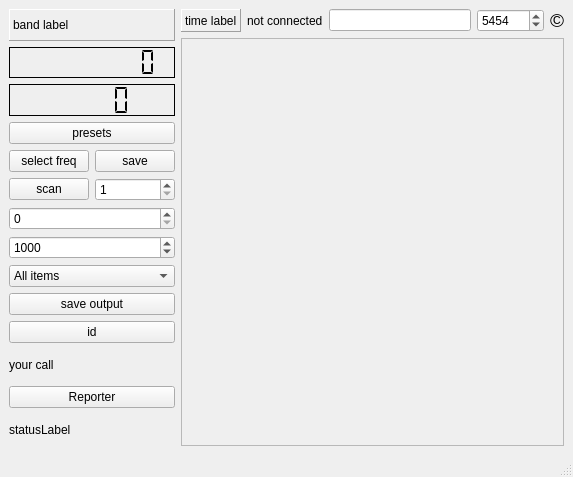
<?xml version="1.0" encoding="UTF-8"?>
<ui version="4.0">
 <class>MainWindow</class>
 <widget class="QMainWindow" name="MainWindow">
  <property name="geometry">
   <rect>
    <x>0</x>
    <y>0</y>
    <width>573</width>
    <height>477</height>
   </rect>
  </property>
  <property name="windowTitle">
   <string>ft8-window</string>
  </property>
  <widget class="QWidget" name="centralwidget">
   <layout class="QHBoxLayout" name="horizontalLayout_4">
    <item>
     <layout class="QVBoxLayout" name="verticalLayout">
      <item>
       <widget class="QLabel" name="bandLabel">
        <property name="toolTip">
         <string>&lt;html&gt;&lt;head/&gt;&lt;body&gt;&lt;p&gt;The frequency band for the selected frequency is displayed here&lt;/p&gt;&lt;/body&gt;&lt;/html&gt;</string>
        </property>
        <property name="frameShape">
         <enum>QFrame::Shape::Panel</enum>
        </property>
        <property name="frameShadow">
         <enum>QFrame::Shadow::Raised</enum>
        </property>
        <property name="text">
         <string>band label</string>
        </property>
       </widget>
      </item>
      <item>
       <widget class="QLCDNumber" name="frequencyDisplay">
        <property name="toolTip">
         <string>&lt;html&gt;&lt;head/&gt;&lt;body&gt;&lt;p&gt;The currently selected centerfrequency is displayed here.&lt;/p&gt;&lt;/body&gt;&lt;/html&gt;</string>
        </property>
        <property name="frameShape">
         <enum>QFrame::Shape::Panel</enum>
        </property>
        <property name="frameShadow">
         <enum>QFrame::Shadow::Plain</enum>
        </property>
        <property name="digitCount">
         <number>9</number>
        </property>
        <property name="segmentStyle">
         <enum>QLCDNumber::SegmentStyle::Flat</enum>
        </property>
       </widget>
      </item>
      <item>
       <widget class="QLCDNumber" name="snrDisplay">
        <property name="frameShape">
         <enum>QFrame::Shape::Panel</enum>
        </property>
        <property name="frameShadow">
         <enum>QFrame::Shadow::Plain</enum>
        </property>
        <property name="segmentStyle">
         <enum>QLCDNumber::SegmentStyle::Flat</enum>
        </property>
       </widget>
      </item>
      <item>
       <widget class="QPushButton" name="presetButton">
        <property name="toolTip">
         <string>&lt;html&gt;&lt;head/&gt;&lt;body&gt;&lt;p&gt;Presets. Since FT8 is (usually) transmitted on predefined frequencies, ft8-module supports presets. Adding a frequency to the list of presets is with the &amp;quot;frequency save&amp;quot; button, removing a frequency from the list is by &amp;quot;double clicking&amp;quot; on that frequency in the list.&lt;/p&gt;&lt;p&gt;Preset frequencies in the list are in KHz.&lt;/p&gt;&lt;p&gt;Presets are - obviously- maintained between program invocations.&lt;/p&gt;&lt;p&gt;&lt;br/&gt;&lt;/p&gt;&lt;/body&gt;&lt;/html&gt;</string>
        </property>
        <property name="text">
         <string>presets</string>
        </property>
       </widget>
      </item>
      <item>
       <layout class="QHBoxLayout" name="horizontalLayout">
        <item>
         <widget class="QPushButton" name="freqButton">
          <property name="toolTip">
           <string>&lt;html&gt;&lt;head/&gt;&lt;body&gt;&lt;p&gt;Touching this button will cause a widget to appear with a keypad on which a frequency - in kHz or mHz - can be specified. Use the kHz or mHz button on this pad to acknowledge the choice.&lt;/p&gt;&lt;/body&gt;&lt;/html&gt;</string>
          </property>
          <property name="text">
           <string>select freq</string>
          </property>
         </widget>
        </item>
        <item>
         <widget class="QPushButton" name="freqSave">
          <property name="toolTip">
           <string>&lt;html&gt;&lt;head/&gt;&lt;body&gt;&lt;p&gt;Touching this button adds the currently selected centerfrequency to the presets.&lt;/p&gt;&lt;/body&gt;&lt;/html&gt;</string>
          </property>
          <property name="text">
           <string>save</string>
          </property>
         </widget>
        </item>
       </layout>
      </item>
      <item>
       <layout class="QHBoxLayout" name="horizontalLayout_3">
        <item>
         <widget class="QPushButton" name="scanButton">
          <property name="text">
           <string>scan</string>
          </property>
         </widget>
        </item>
        <item>
         <widget class="QSpinBox" name="periodSelector">
          <property name="minimum">
           <number>1</number>
          </property>
          <property name="value">
           <number>1</number>
          </property>
         </widget>
        </item>
       </layout>
      </item>
      <item>
       <widget class="QSpinBox" name="iterationSelector">
        <property name="toolTip">
         <string>&lt;html&gt;&lt;head/&gt;&lt;body&gt;&lt;p&gt;The number of iterations done by the software to extract as much as possible messages is selected here. Obviously increasing the selected value will add processing effort to the decoding process.&lt;/p&gt;&lt;/body&gt;&lt;/html&gt;</string>
        </property>
       </widget>
      </item>
      <item>
       <widget class="QSpinBox" name="spectrumWidth_selector">
        <property name="toolTip">
         <string>&lt;html&gt;&lt;head/&gt;&lt;body&gt;&lt;p&gt;Selected subband.&lt;/p&gt;&lt;p&gt;The input to the ft8-module has a bandwidth of 48K, which is initially filtered to a width of 12 KHz. Searching for FT8 messages is in a small range around the center frequency.&lt;/p&gt;&lt;p&gt;The default value is 4000 Hz.&lt;/p&gt;&lt;p&gt;A band filter - with the bandwidth selected here - is applied to the incoming data.&lt;/p&gt;&lt;/body&gt;&lt;/html&gt;</string>
        </property>
        <property name="maximum">
         <number>5500</number>
        </property>
        <property name="singleStep">
         <number>100</number>
        </property>
        <property name="value">
         <number>1000</number>
        </property>
       </widget>
      </item>
      <item>
       <widget class="QComboBox" name="cq_selector">
        <property name="toolTip">
         <string>&lt;html&gt;&lt;head/&gt;&lt;body&gt;&lt;p&gt;Choose between reporting all (types of) messages or only &amp;quot;cq&amp;quot; messages&lt;/p&gt;&lt;/body&gt;&lt;/html&gt;</string>
        </property>
        <item>
         <property name="text">
          <string>All items</string>
         </property>
        </item>
        <item>
         <property name="text">
          <string>cq only</string>
         </property>
        </item>
       </widget>
      </item>
      <item>
       <widget class="QPushButton" name="filesaveButton">
        <property name="toolTip">
         <string>&lt;html&gt;&lt;head/&gt;&lt;body&gt;&lt;p&gt;The reports can be saved into a txt file. Touching this button starts (or stops) sending. If starting, a menu appears where  filename can be specified.&lt;/p&gt;&lt;/body&gt;&lt;/html&gt;</string>
        </property>
        <property name="text">
         <string>save output</string>
        </property>
       </widget>
      </item>
      <item>
       <widget class="QPushButton" name="identityButton">
        <property name="toolTip">
         <string>&lt;html&gt;&lt;head/&gt;&lt;body&gt;&lt;p&gt;Sending reports to the pskReporter requires some form of identification. Touching this button shows a small widget to be filled in as identification&lt;/p&gt;&lt;/body&gt;&lt;/html&gt;</string>
        </property>
        <property name="text">
         <string>id</string>
        </property>
       </widget>
      </item>
      <item>
       <widget class="QLabel" name="homecall_label">
        <property name="text">
         <string>your call</string>
        </property>
       </widget>
      </item>
      <item>
       <widget class="QPushButton" name="pskReporterButton">
        <property name="toolTip">
         <string>&lt;html&gt;&lt;head/&gt;&lt;body&gt;&lt;p&gt;Sending reports to the pskReporter webseite is controlled by this button.&lt;/p&gt;&lt;p&gt;If enabled, the label next to this widget shows green.&lt;/p&gt;&lt;/body&gt;&lt;/html&gt;</string>
        </property>
        <property name="text">
         <string>Reporter</string>
        </property>
       </widget>
      </item>
      <item>
       <widget class="QLabel" name="pskStatus_label">
        <property name="text">
         <string>statusLabel</string>
        </property>
       </widget>
      </item>
     </layout>
    </item>
    <item>
     <layout class="QVBoxLayout" name="verticalLayout_2">
      <item>
       <layout class="QHBoxLayout" name="horizontalLayout_2">
        <item>
         <widget class="QLabel" name="timeDisplay">
          <property name="toolTip">
           <string>&lt;html&gt;&lt;head/&gt;&lt;body&gt;&lt;p&gt;The current time is displayed here&lt;/p&gt;&lt;/body&gt;&lt;/html&gt;</string>
          </property>
          <property name="frameShape">
           <enum>QFrame::Shape::Panel</enum>
          </property>
          <property name="frameShadow">
           <enum>QFrame::Shadow::Raised</enum>
          </property>
          <property name="text">
           <string>time label</string>
          </property>
         </widget>
        </item>
        <item>
         <widget class="QLabel" name="connectionLabel">
          <property name="text">
           <string>not connected</string>
          </property>
         </widget>
        </item>
        <item>
         <widget class="QLineEdit" name="hostNameLabel"/>
        </item>
        <item>
         <widget class="QSpinBox" name="portLabel">
          <property name="maximum">
           <number>100000</number>
          </property>
          <property name="value">
           <number>5454</number>
          </property>
         </widget>
        </item>
        <item>
         <widget class="QLabel" name="copyright_label">
          <property name="font">
           <font>
            <pointsize>14</pointsize>
           </font>
          </property>
          <property name="toolTip">
           <string>&lt;html&gt;&lt;head/&gt;&lt;body&gt;&lt;p&gt;Copyright J van Katwijk (J. vanKatwijk@gmail.com)&lt;/p&gt;&lt;p&gt;Parts of the decoding code are copyright Karlis Goba&lt;/p&gt;&lt;p&gt;&lt;br/&gt;&lt;/p&gt;&lt;p&gt;&lt;br/&gt;&lt;/p&gt;&lt;/body&gt;&lt;/html&gt;</string>
          </property>
          <property name="text">
           <string>©</string>
          </property>
          <property name="alignment">
           <set>Qt::AlignmentFlag::AlignCenter</set>
          </property>
         </widget>
        </item>
       </layout>
      </item>
      <item>
       <widget class="QScrollArea" name="displayArea">
        <property name="widgetResizable">
         <bool>true</bool>
        </property>
        <widget class="QWidget" name="scrollAreaWidgetContents">
         <property name="geometry">
          <rect>
           <x>0</x>
           <y>0</y>
           <width>365</width>
           <height>395</height>
          </rect>
         </property>
        </widget>
       </widget>
      </item>
     </layout>
    </item>
   </layout>
  </widget>
  <widget class="QStatusBar" name="statusbar"/>
 </widget>
 <resources/>
 <connections/>
</ui>
